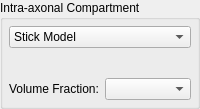
    <widget class="QGroupBox" name="m_IntraAxonalGroupBox">
     <property name="title">
      <string>Intra-axonal Compartment</string>
     </property>
     <layout class="QGridLayout" name="gridLayout_13">
      <property name="leftMargin">
       <number>6</number>
      </property>
      <property name="topMargin">
       <number>6</number>
      </property>
      <property name="rightMargin">
       <number>6</number>
      </property>
      <property name="bottomMargin">
       <number>6</number>
      </property>
      <item row="3" column="0">
       <widget class="QmitkTensorModelParametersWidget" name="m_TensorWidget1" native="true"/>
      </item>
      <item row="1" column="0">
       <widget class="QmitkStickModelParametersWidget" name="m_StickWidget1" native="true"/>
      </item>
      <item row="4" column="0">
       <widget class="QmitkPrototypeSignalParametersWidget" name="m_PrototypeWidget1" native="true"/>
      </item>
      <item row="0" column="0">
       <widget class="QComboBox" name="m_Compartment1Box">
        <property name="toolTip">
         <string>Select signal model for intra-axonal compartment.</string>
        </property>
        <item>
         <property name="text">
          <string>Stick Model</string>
         </property>
        </item>
        <item>
         <property name="text">
          <string>Zeppelin Model</string>
         </property>
        </item>
        <item>
         <property name="text">
          <string>Tensor Model</string>
         </property>
        </item>
        <item>
         <property name="text">
          <string>Prototype Signal</string>
         </property>
        </item>
       </widget>
      </item>
      <item row="2" column="0">
       <widget class="QmitkZeppelinModelParametersWidget" name="m_ZeppelinWidget1" native="true"/>
      </item>
      <item row="5" column="0">
       <widget class="QFrame" name="m_Comp1FractionFrame">
        <property name="frameShape">
         <enum>QFrame::NoFrame</enum>
        </property>
        <property name="frameShadow">
         <enum>QFrame::Raised</enum>
        </property>
        <layout class="QGridLayout" name="gridLayout_26">
         <property name="leftMargin">
          <number>0</number>
         </property>
         <property name="topMargin">
          <number>0</number>
         </property>
         <property name="rightMargin">
          <number>0</number>
         </property>
         <property name="bottomMargin">
          <number>0</number>
         </property>
         <item row="0" column="0">
          <widget class="QLabel" name="m_NoiseLabel_6">
           <property name="text">
            <string>Volume Fraction:</string>
           </property>
          </widget>
         </item>
         <item row="0" column="1">
          <widget class="QmitkDataStorageComboBoxWithSelectNone" name="m_Comp1VolumeFraction">
           <property name="toolTip">
            <string>Optional! If no volume fraction map for this compartment is set, the corresponding volume fractions are calculated from the input fibers.</string>
           </property>
          </widget>
         </item>
        </layout>
       </widget>
      </item>
     </layout>
    </widget>
